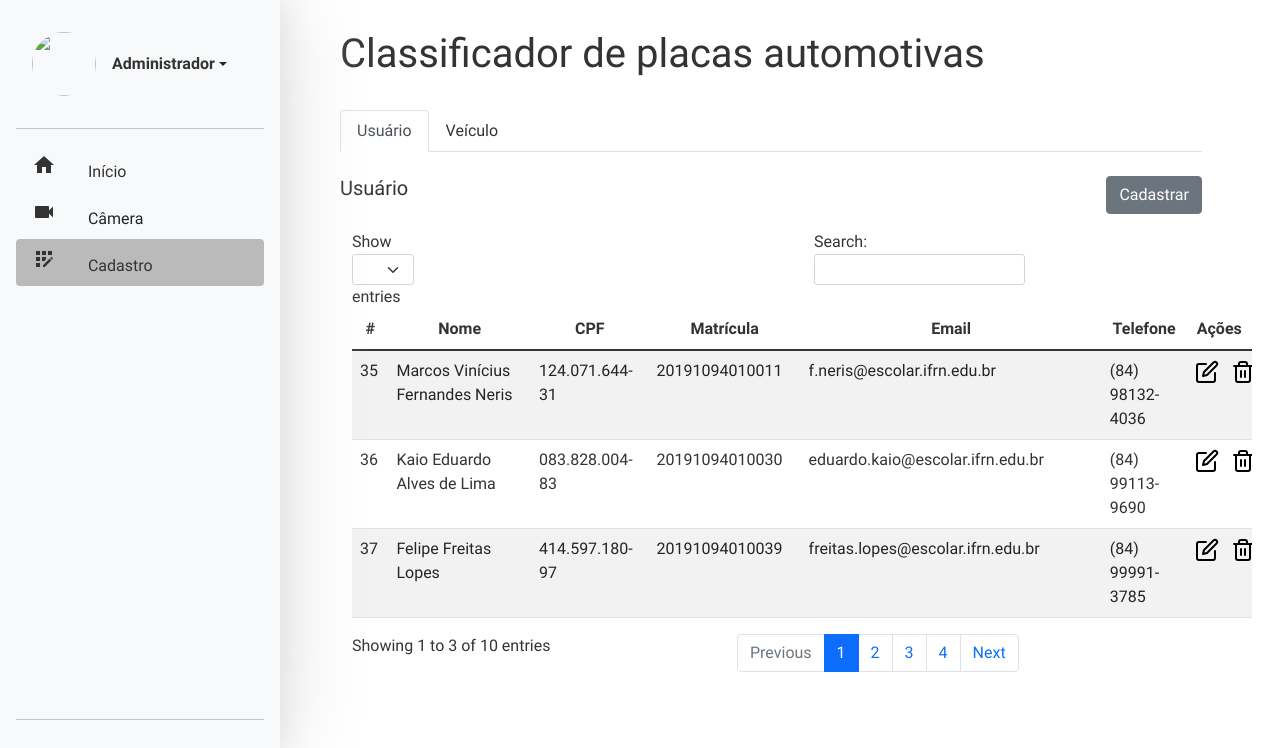
Screenshot of /reg/user/ with the database file from the repository.
### register/models.py (models this page shows, shortened)
class user(models.Model):
    username = models.CharField(max_length = 100, verbose_name = 'USUÁRIO')
    cpf = models.CharField(max_length = 14, verbose_name = 'CPF')
    enrollment = models.CharField(max_length = 14, verbose_name = 'MATRÍCULA')
    email = models.EmailField(max_length = 70, verbose_name = 'E-MAIL')
    phone = models.CharField(max_length = 15, verbose_name = 'TELEFONE')

### register/views.py (the view)
# urls.py: path('user/', views.user_list, name='UserList'),
def user_list(request):
    users = user.objects.all()
    template_name = 'user_list.html'
    context = {
        'users': users,
    }
    return render(request, template_name, context)

### register/templates/user_list.html (shortened to what this page needs)
{% extends "layout/base.html" %}
{% load static %}
{% block 'head' %}
<link rel="stylesheet" href="{% static 'css/user_list.css' %}">
{% endblock %}
{% block 'body' %}
<ul class="nav nav-tabs" style="margin-bottom: 24px;">
    <li class="nav-item">
        <a class="nav-link active"  href="{% url 'UserList' %}">Usuário</a>
    </li>
    <li class="nav-item">
        <a class="nav-link" href="{% url 'VehList' %}" style="color:#333333;">Veículo</a>
    </li>
</ul>
<div>
    <div class="quadro" style="float:right;">
        <a href="{% url 'UserAdd' %}" class="btn btn-secondary">Cadastrar</a>
    </div>
    <h5>Usuário</h5>
</div>
<div class="container container-table">
    <div class="row" style="width: 900px; height: 400px; margin: 0px;">
        <div class="col-lg-12" style="padding-left: 0px;padding-right: 0px;">
            <div class="table-responsive table-scroll">
                <table id="bootstrapdatatable" class="table table-striped">
                    <thead class="text-center">
                        <tr>
                            <th>#</th>
                            <th>Nome</th>
                            <th>CPF</th>
                            <th>Matrícula</th>
                            <th>Email</th>
                            <th>Telefone</th>
                            <th>Ações</th>
                        </tr>
                    </thead>
                    <tbody>
                        {% for user in users %}
                        <tr>
                            <td>{{ user.id }}</td>
                            <td>{{ user.username }}</td>
                            <td>{{ user.cpf }}</td>
                            <td>{{ user.enrollment }}</td>
                            <td>{{ user.email }}</td>
                            <td>{{ user.phone }}</td>
                            <td>
                                <div class="container" style="padding: 0px;">
                                    <div class="row">
                                        <div class="col-6">
                                            <a href="{% url 'UserEdit' user.id %}">
                                                <img src="{% static 'img/EditSVG.svg' %}" alt="">
                                            </a>
                                        </div>
                                        <div class="col-6">
                                            <a href="{% url 'UserRemove' user.id %}"
                                                onclick="return confirm('Tem certeza que deseja excluir esse usuário?')">
                                                <img src="{% static 'img/TrashSVG.svg' %}" alt="">
                                            </a>
                                        </div>
                                    </div>
                                </div>
                            </td>
                        </tr>
                        {% endfor %}
                    </tbody>
                </table>
            </div>
        </div>
    </div>
</div>
{% endblock %}

### register/static/css/user_list.css (style rules this page uses)
* { box-sizing: border-box; font-family: 'Noto Sans Mono', monospace; font-family: 'Quicksand', sans-serif; color: #333333; }
body { background: #fafafa; height: 100vh; width: 100%; justify-content: center; color: #333333; }
h5 { font-size: 30px; font-weight: bold; margin-top: 90px; color: #333333; }
.nav-item { align-items: center; flex-direction: column; }
.container-table { margin-top: 30px; }
.table-scroll { max-height:700px; overflow-y:auto; }
h5 { margin-top: 30px; }

### rows the page displays
user: id "35", username "Marcos Vinícius Fernandes Neris", cpf "124.071.644-31", enrollment "20191094010011", email "f.neris@escolar.ifrn.edu.br", phone "(84) 98132-4036"
user: id "36", username "Kaio Eduardo Alves de Lima", cpf "083.828.004-83", enrollment "20191094010030", email "eduardo.kaio@escolar.ifrn.edu.br", phone "(84) 99113-9690"
user: id "37", username "Felipe Freitas Lopes", cpf "414.597.180-97", enrollment "20191094010039", email "freitas.lopes@escolar.ifrn.edu.br", phone "(84) 99991-3785"
